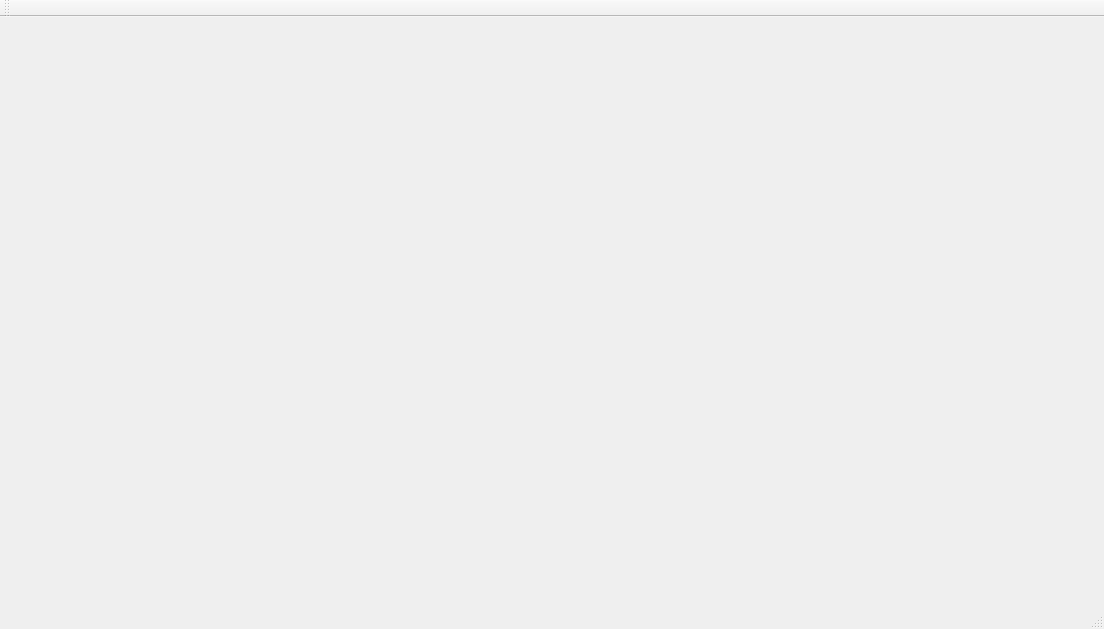
<?xml version="1.0" encoding="UTF-8"?>
<ui version="4.0">
 <class>MainWindow</class>
 <widget class="QMainWindow" name="MainWindow">
  <property name="geometry">
   <rect>
    <x>0</x>
    <y>0</y>
    <width>1104</width>
    <height>629</height>
   </rect>
  </property>
  <property name="windowTitle">
   <string>MainWindow</string>
  </property>
  <widget class="QWidget" name="centralWidget"/>
  <widget class="QMenuBar" name="menuBar">
   <property name="geometry">
    <rect>
     <x>0</x>
     <y>0</y>
     <width>1104</width>
     <height>21</height>
    </rect>
   </property>
  </widget>
  <widget class="QToolBar" name="mainToolBar">
   <attribute name="toolBarArea">
    <enum>TopToolBarArea</enum>
   </attribute>
   <attribute name="toolBarBreak">
    <bool>false</bool>
   </attribute>
  </widget>
  <widget class="QStatusBar" name="statusBar"/>
 </widget>
 <layoutdefault spacing="6" margin="11"/>
 <resources/>
 <connections/>
</ui>
